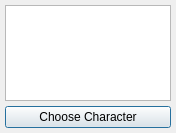
<?xml version="1.0" encoding="UTF-8"?>
<ui version="4.0">
 <class>CharacterListDialog</class>
 <widget class="QDialog" name="CharacterListDialog">
  <property name="geometry">
   <rect>
    <x>0</x>
    <y>0</y>
    <width>176</width>
    <height>133</height>
   </rect>
  </property>
  <property name="sizePolicy">
   <sizepolicy hsizetype="Preferred" vsizetype="Preferred">
    <horstretch>0</horstretch>
    <verstretch>0</verstretch>
   </sizepolicy>
  </property>
  <property name="minimumSize">
   <size>
    <width>176</width>
    <height>133</height>
   </size>
  </property>
  <property name="maximumSize">
   <size>
    <width>16777215</width>
    <height>16777215</height>
   </size>
  </property>
  <property name="windowTitle">
   <string>Choose Character</string>
  </property>
  <property name="modal">
   <bool>true</bool>
  </property>
  <layout class="QVBoxLayout" name="verticalLayout">
   <property name="spacing">
    <number>5</number>
   </property>
   <property name="margin">
    <number>5</number>
   </property>
   <item>
    <widget class="QListWidget" name="charListWidget">
     <property name="focusPolicy">
      <enum>Qt::WheelFocus</enum>
     </property>
    </widget>
   </item>
   <item>
    <widget class="QPushButton" name="chooseButton">
     <property name="maximumSize">
      <size>
       <width>16777215</width>
       <height>16777215</height>
      </size>
     </property>
     <property name="focusPolicy">
      <enum>Qt::StrongFocus</enum>
     </property>
     <property name="text">
      <string>Choose Character</string>
     </property>
    </widget>
   </item>
  </layout>
 </widget>
 <resources/>
 <connections/>
</ui>
